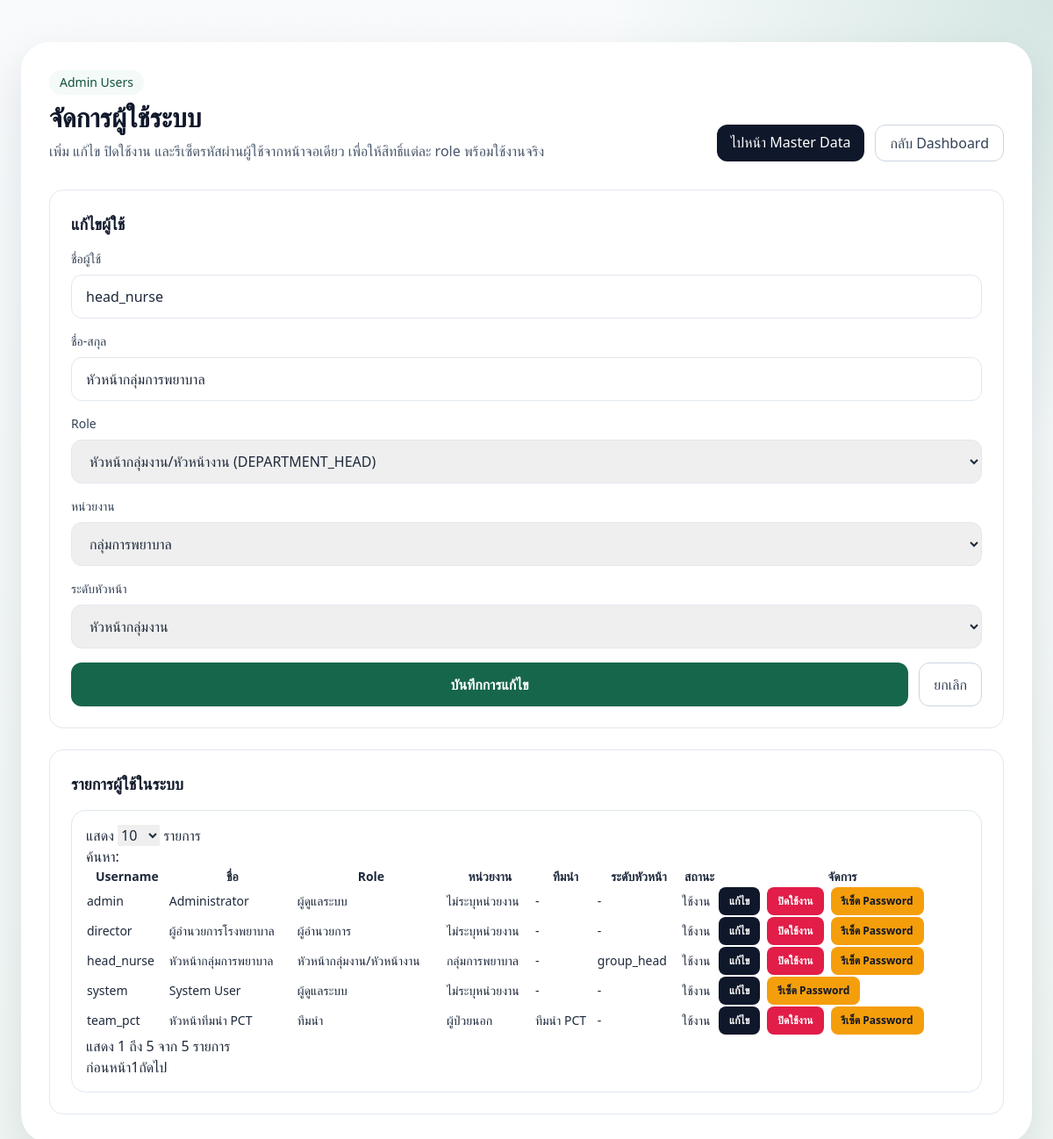
Page /admin/users.php?edit=4 (signed in) on the committed database.
### tables this page shows
CREATE TABLE `users` (
  `id` int unsigned NOT NULL AUTO_INCREMENT,
  `username` varchar(100) NOT NULL,
  `password_hash` varchar(255) NOT NULL,
  `full_name` varchar(255) NOT NULL,
  `role_id` int unsigned NOT NULL,
  `department_id` int unsigned DEFAULT NULL,
  `team_id` int unsigned DEFAULT NULL,
  `head_level` enum('group_head','unit_head') DEFAULT NULL,
  `is_active` tinyint(1) NOT NULL DEFAULT 1,
  `last_login_at` datetime DEFAULT NULL,
  `created_at` datetime NOT NULL DEFAULT CURRENT_TIMESTAMP,
  `updated_at` datetime NOT NULL DEFAULT CURRENT_TIMESTAMP ON UPDATE CURRENT_TIMESTAMP,
  PRIMARY KEY (`id`),
  UNIQUE KEY `uk_username` (`username`),
  KEY `idx_users_role` (`role_id`),
  KEY `idx_users_department` (`department_id`),
  KEY `idx_users_team` (`team_id`),
  CONSTRAINT `fk_users_role` FOREIGN KEY (`role_id`) REFERENCES `roles` (`id`) ON UPDATE CASCADE,
  CONSTRAINT `fk_users_department` FOREIGN KEY (`department_id`) REFERENCES `departments` (`id`) ON DELETE SET NULL ON UPDATE CASCADE,
  CONSTRAINT `fk_users_team` FOREIGN KEY (`team_id`) REFERENCES `teams` (`id`) ON DELETE SET NULL ON UPDATE CASCADE
);

CREATE TABLE `roles` (
  `id` int unsigned NOT NULL AUTO_INCREMENT,
  `role_code` varchar(50) NOT NULL,
  `role_name` varchar(150) NOT NULL,
  `created_at` datetime NOT NULL DEFAULT CURRENT_TIMESTAMP,
  PRIMARY KEY (`id`),
  UNIQUE KEY `uk_role_code` (`role_code`)
);

CREATE TABLE `departments` (
  `id` int unsigned NOT NULL AUTO_INCREMENT,
  `department_code` varchar(50) DEFAULT NULL,
  `department_name` varchar(255) NOT NULL,
  `department_type` varchar(50) DEFAULT NULL,
  `parent_department_id` int unsigned DEFAULT NULL,
  `is_nursing_group` tinyint(1) NOT NULL DEFAULT 0,
  `is_active` tinyint(1) NOT NULL DEFAULT 1,
  `created_at` datetime NOT NULL DEFAULT CURRENT_TIMESTAMP,
  `updated_at` datetime NOT NULL DEFAULT CURRENT_TIMESTAMP ON UPDATE CURRENT_TIMESTAMP,
  PRIMARY KEY (`id`),
  UNIQUE KEY `uk_department_code` (`department_code`),
  KEY `idx_department_parent` (`parent_department_id`),
  CONSTRAINT `fk_departments_parent` FOREIGN KEY (`parent_department_id`) REFERENCES `departments` (`id`) ON DELETE SET NULL ON UPDATE CASCADE
);

CREATE TABLE `teams` (
  `id` int unsigned NOT NULL AUTO_INCREMENT,
  `team_code` varchar(20) NOT NULL,
  `team_name` varchar(255) NOT NULL,
  `description` text DEFAULT NULL,
  `is_active` tinyint(1) NOT NULL DEFAULT 1,
  `created_at` datetime NOT NULL DEFAULT CURRENT_TIMESTAMP,
  `updated_at` datetime NOT NULL DEFAULT CURRENT_TIMESTAMP ON UPDATE CURRENT_TIMESTAMP,
  PRIMARY KEY (`id`),
  UNIQUE KEY `uk_team_code` (`team_code`)
);

### config/app.php (called while the page is built)
<?php
return [
    'app_name' => 'Tepha Risk Management',
    'base_url' => '/hrms2',
    'session_name' => 'tepha_risk_session',
    'timezone' => 'Asia/Bangkok',
    'upload_dir' => __DIR__ . '/../storage/uploads',
];

### app/bootstrap.php (called while the page is built, shortened)
<?php
$appConfig = require __DIR__ . '/../config/app.php';
$dbConfig = require __DIR__ . '/../config/database.php';
date_default_timezone_set($appConfig['timezone']);
require_once __DIR__ . '/helpers.php';
require_once __DIR__ . '/Database.php';
require_once __DIR__ . '/Auth.php';
function app_config(?string $key = null, mixed $default = null): mixed
{
    global $appConfig;
    return $appConfig[$key] ?? $default;
}
function db_config(?string $key = null, mixed $default = null): mixed
{
    global $dbConfig;
    return $dbConfig[$key] ?? $default;
}

### app/helpers.php (called while the page is built, shortened)
<?php
function base_url(string $path = ''): string
{
    $baseUrl = rtrim((string) app_config('base_url', ''), '/');
    $path = ltrim($path, '/');
    return $path === '' ? $baseUrl : $baseUrl . '/' . $path;
}
function e(?string $value): string
{
    return htmlspecialchars((string) $value, ENT_QUOTES, 'UTF-8');
}
function fetch_all_departments(): array
{
    try {
        $stmt = Database::connection()->query(
            'SELECT id, department_code, department_name, department_type, parent_department_id, is_nursing_group
             FROM departments
             WHERE is_active = 1
             ORDER BY department_name ASC'
        );
        return $stmt->fetchAll();
    } catch (Throwable) {
        return [];
    }
}
function fetch_roles(): array
{
    try {
        $stmt = Database::connection()->query(
            'SELECT id, role_code, role_name
             FROM roles
             ORDER BY id ASC'
        );
        return $stmt->fetchAll();
    } catch (Throwable) {
        return [];
    }
}

### app/Database.php (called while the page is built, shortened)
<?php
final class Database
{
    private static ?PDO $connection = null;
    public static function connection(): PDO
    {
        if (self::$connection instanceof PDO) {
            return self::$connection;
        }
        $dsn = sprintf(
            'mysql:host=%s;port=%d;dbname=%s;charset=%s',
            (string) db_config('host'),
            (int) db_config('port'),
            (string) db_config('dbname'),
            (string) db_config('charset')
        );
        self::$connection = new PDO(
            $dsn,
            (string) db_config('username'),
            (string) db_config('password'),
            [
                PDO::ATTR_ERRMODE => PDO::ERRMODE_EXCEPTION,
                PDO::ATTR_DEFAULT_FETCH_MODE => PDO::FETCH_ASSOC,
            ]
        );
        return self::$connection;
    }
}

### config/database.php (called while the page is built)
<?php
return [
    'host' => '127.0.0.1',
    'port' => 3306,
    'dbname' => 'hrms2_risk',
    'username' => 'root',
    'password' => '',
    'charset' => 'utf8mb4',
];

### app/Auth.php (called while the page is built, shortened)
<?php
final class Auth
{
    public static function user(): ?array
    {
        return $_SESSION['auth_user'] ?? null;
    }
}

### admin/users.php (the view, shortened to what this page needs)
<?php
require __DIR__ . '/../app/bootstrap.php';
$roles = fetch_roles();
$departments = fetch_all_departments();
$users = [];
$editingUser = null;
$editingUserId = isset($_GET['edit']) ? (int) $_GET['edit'] : 0;
try {
    $stmt = Database::connection()->query(
        "SELECT
            u.id,
            u.username,
            u.full_name,
            u.head_level,
            u.is_active,
            u.last_login_at,
            r.role_name,
            r.role_code,
            d.department_name,
            t.team_name
         FROM users u
         INNER JOIN roles r ON r.id = u.role_id
         LEFT JOIN departments d ON d.id = u.department_id
         LEFT JOIN teams t ON t.id = u.team_id
         ORDER BY u.id DESC"
    );
    $users = $stmt->fetchAll();
    if ($editingUserId > 0) {
        $editStmt = Database::connection()->prepare(
            "SELECT
                u.id,
                u.username,
                u.full_name,
                u.role_id,
                u.department_id,
                u.team_id,
                u.head_level,
                u.is_active,
                r.role_code
             FROM users u
             INNER JOIN roles r ON r.id = u.role_id
             WHERE u.id = :id
             LIMIT 1"
        );
        $editStmt->execute(['id' => $editingUserId]);
        $editingUser = $editStmt->fetch() ?: null;
    }
} catch (Throwable) {
    $users = [];
    $editingUser = null;
}
require __DIR__ . '/../partials/layout_top.php';
?>
<main class="mx-auto max-w-7xl px-6 py-8 lg:py-12">
    <section class="rounded-[2rem] bg-white p-8 shadow-soft">
        <div class="flex flex-col gap-3 lg:flex-row lg:items-end lg:justify-between">
            <div>
                <div class="mb-2 inline-flex rounded-full bg-brand-50 px-3 py-1 text-sm font-medium text-brand-700">Admin Users</div>
                <h1 class="text-3xl font-bold text-slate-900">จัดการผู้ใช้ระบบ</h1>
                <p class="mt-2 text-slate-600">เพิ่ม แก้ไข ปิดใช้งาน และรีเซ็ตรหัสผ่านผู้ใช้จากหน้าจอเดียว เพื่อให้สิทธิ์แต่ละ role พร้อมใช้งานจริง</p>
            </div>
            <div class="flex flex-wrap gap-3">
                <a href="<?= e(base_url('admin/master_data.php')) ?>" class="rounded-xl bg-slate-900 px-4 py-2 font-medium text-white transition hover:bg-slate-800">
                    ไปหน้า Master Data
                </a>
                <a href="<?= e(base_url('dashboard.php')) ?>" class="rounded-xl border border-slate-300 px-4 py-2 font-medium text-slate-700 transition hover:bg-slate-50">
                    กลับ Dashboard
                </a>
            </div>
        </div>
        <div class="mt-8 grid gap-6 xl:grid-cols-[0.95fr_1.05fr]">
            <div class="rounded-2xl border border-slate-200 p-6">
                <h2 class="text-lg font-semibold text-slate-900"><?= $editingUser ? 'แก้ไขผู้ใช้' : 'เพิ่มผู้ใช้ใหม่' ?></h2>
                <form action="<?= e(base_url($editingUser ? 'actions/admin_update_user.php' : 'actions/admin_save_user.php')) ?>" method="post" class="mt-4 space-y-4">
                    <div>
                        <label class="mb-2 block text-sm font-medium text-slate-700">ชื่อผู้ใช้</label>
                        <input name="username" type="text" value="<?= e((string) ($editingUser['username'] ?? '')) ?>" class="w-full rounded-xl border border-slate-200 px-4 py-3 outline-none focus:border-brand-500" required>
                    </div>
                    <div>
                        <label class="mb-2 block text-sm font-medium text-slate-700">ชื่อ-สกุล</label>
                        <input name="full_name" type="text" value="<?= e((string) ($editingUser['full_name'] ?? '')) ?>" class="w-full rounded-xl border border-slate-200 px-4 py-3 outline-none focus:border-brand-500" required>
                    </div>
                    <div>
                        <label class="mb-2 block text-sm font-medium text-slate-700">Role</label>
                        <select id="role_id" name="role_id" class="w-full rounded-xl border border-slate-200 px-4 py-3 outline-none focus:border-brand-500" required>
                            <?php foreach ($roles as $role): ?>
                                <option value="<?= e((string) $role['id']) ?>" data-role-code="<?= e((string) $role['role_code']) ?>" <?= (int) ($editingUser['role_id'] ?? 0) === (int) $role['id'] ? 'selected' : '' ?>>
                                    <?= e((string) $role['role_name']) ?> (<?= e((string) $role['role_code']) ?>)
                                </option>
                            <?php endforeach; ?>
                        </select>
                    </div>
                    <div>
                        <label class="mb-2 block text-sm font-medium text-slate-700">หน่วยงาน</label>
                        <select name="department_id" class="w-full rounded-xl border border-slate-200 px-4 py-3 outline-none focus:border-brand-500">
                            <?php foreach ($departments as $department): ?>
                                <option value="<?= e((string) $department['id']) ?>" <?= (int) ($editingUser['department_id'] ?? 0) === (int) $department['id'] ? 'selected' : '' ?>>
                                    <?= e((string) $department['department_name']) ?>
                                </option>
                            <?php endforeach; ?>
                        </select>
                    </div>
                    <div id="head_level_wrap" class="hidden">
                        <label class="mb-2 block text-sm font-medium text-slate-700">ระดับหัวหน้า</label>
                        <select name="head_level" class="w-full rounded-xl border border-slate-200 px-4 py-3 outline-none focus:border-brand-500">
                            <option value="group_head" <?= (($editingUser['head_level'] ?? '') === 'group_head') ? 'selected' : '' ?>>หัวหน้ากลุ่มงาน</option>
                        </select>
                    </div>
                    <div class="flex flex-wrap gap-3">
                        <button type="submit" class="flex-1 rounded-xl bg-brand-600 px-4 py-3 font-semibold text-white transition hover:bg-brand-700">
                            <?= $editingUser ? 'บันทึกการแก้ไข' : 'บันทึกผู้ใช้' ?>
                        </button>
                        <?php if ($editingUser): ?>
                            <a href="<?= e(base_url('admin/users.php')) ?>" class="rounded-xl border border-slate-300 px-4 py-3 font-medium text-slate-700 transition hover:bg-slate-50">
                                ยกเลิก
                            </a>
                        <?php endif; ?>
                    </div>
                </form>
            </div>
            <div class="rounded-2xl border border-slate-200 p-6">
                <h2 class="text-lg font-semibold text-slate-900">รายการผู้ใช้ในระบบ</h2>
                <div class="mt-4 overflow-hidden rounded-2xl border border-slate-200 bg-white p-4">
                    <table id="usersTable" class="display w-full text-sm">
                        <thead>
                            <tr>
                                <th>Username</th>
                                <th>ชื่อ</th>
                                <th>Role</th>
                                <th>หน่วยงาน</th>
                                <th>ทีมนำ</th>
                                <th>ระดับหัวหน้า</th>
                                <th>สถานะ</th>
                                <th>จัดการ</th>
                            </tr>
                        </thead>
                        <tbody>
                            <?php foreach ($users as $row): ?>
                                <tr>
                                    <td><?= e((string) $row['username']) ?></td>
                                    <td><?= e((string) $row['full_name']) ?></td>
                                    <td><?= e((string) $row['role_name']) ?></td>
                                    <td><?= e((string) ($row['department_name'] ?: '-')) ?></td>
                                    <td><?= e((string) ($row['team_name'] ?: '-')) ?></td>
                                    <td><?= e((string) ($row['head_level'] ?: '-')) ?></td>
                                    <td><?= (int) $row['is_active'] === 1 ? 'ใช้งาน' : 'ปิดใช้งาน' ?></td>
                                    <td>
                                        <div class="flex flex-wrap gap-2">
                                            <a href="<?= e(base_url('admin/users.php?edit=' . $row['id'])) ?>" class="rounded-lg bg-slate-900 px-3 py-2 text-xs font-semibold text-white">
                                                แก้ไข
                                            </a>
                                            <?php if ((int) $row['id'] !== (int) (Auth::user()['id'] ?? 0)): ?>
                                                <form action="<?= e(base_url('actions/admin_toggle_user_status.php')) ?>" method="post">
                                                    <button type="submit" class="rounded-lg <?= (int) $row['is_active'] === 1 ? 'bg-rose-600' : 'bg-emerald-600' ?> px-3 py-2 text-xs font-semibold text-white">
                                                        <?= (int) $row['is_active'] === 1 ? 'ปิดใช้งาน' : 'เปิดใช้งาน' ?>
                                                    </button>
                                                </form>
                                            <?php endif; ?>
                                            <form action="<?= e(base_url('actions/admin_reset_user_password.php')) ?>" method="post">
                                                <button type="submit" class="rounded-lg bg-amber-500 px-3 py-2 text-xs font-semibold text-slate-900">
                                                    รีเซ็ต Password
                                                </button>
                                            </form>
                                        </div>
                                    </td>
                                </tr>
                            <?php endforeach; ?>
                        </tbody>
                    </table>
                </div>
            </div>
        </div>
    </section>
</main>
<?php require __DIR__ . '/../partials/layout_bottom.php'; ?>

### rows in the picture
users: username "head_nurse", full_name "หัวหน้ากลุ่มการพยาบาล", role_id "หัวหน้ากลุ่มงาน/หัวหน้างาน (DEPARTMENT_HEAD)", department_id "กลุ่มการพยาบาล", head_level "หัวหน้ากลุ่มงาน", role.role_name "หัวหน้ากลุ่มงาน/หัวหน้างาน", department.department_name "กลุ่มการพยาบาล", team_name "-", head_level "group_head", is_active "ใช้งาน"
users: username "director", full_name "ผู้อำนวยการโรงพยาบาล", role.role_name "ผู้อำนวยการ", department.department_name "ไม่ระบุหน่วยงาน", team_name "-", head_level "-", is_active "ใช้งาน"
users: username "team_pct", full_name "หัวหน้าทีมนำ PCT", role.role_name "ทีมนำ", department.department_name "ผู้ป่วยนอก", team.team_name "ทีมนำ PCT", head_level "-", is_active "ใช้งาน"
users: username "admin", full_name "Administrator", role.role_name "ผู้ดูแลระบบ", department.department_name "ไม่ระบุหน่วยงาน", team_name "-", head_level "-", is_active "ใช้งาน"
users: username "system", full_name "System User", role.role_name "ผู้ดูแลระบบ", department.department_name "ไม่ระบุหน่วยงาน", team_name "-", head_level "-", is_active "ใช้งาน"
